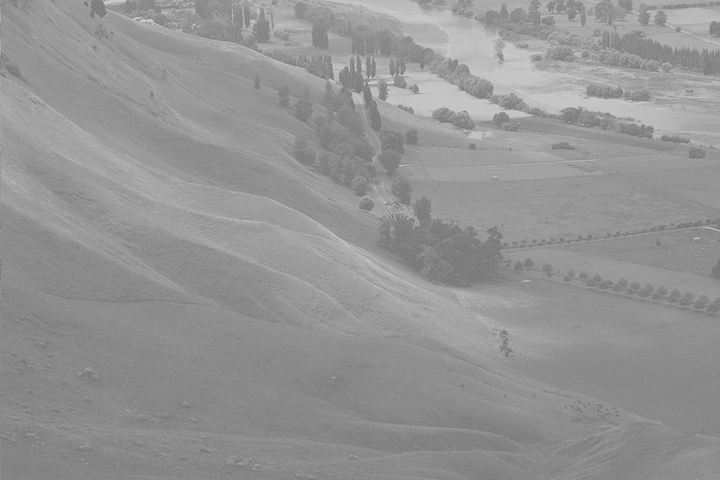
#> input picture 3주차/Hawkes.jpg, 720 x 480 px
$ python histogram_stretch.py
#> lines starting #> are read from the running program, lines starting #| are printed output that depends on the picture
import cv2
import numpy as np
import matplotlib.pyplot as plt
import sys

# 1. 이미지 읽기 (그레이스케일)
img = cv2.imread('Hawkes.jpg', 0)
#> img is the input picture: shape (480, 720); min 113, max 213, mean 148

if img is None:
    print("이미지를 찾을 수 없습니다. 파일명을 확인하세요: Hawkes.jpg")
    sys.exit()

# 2. 히스토그램 스트레칭 (Min-Max Stretching) 수행
# 공식: P_out = (P_in - min) * (255 / (max - min))
img_min = np.min(img)
#> img_min = 113
img_max = np.max(img)
#> img_max = 213

# 계산 시 데이터 타입에 주의 (float으로 계산 후 다시 uint8로 변환)
stretched = (img - img_min) * (255.0 / (img_max - img_min))
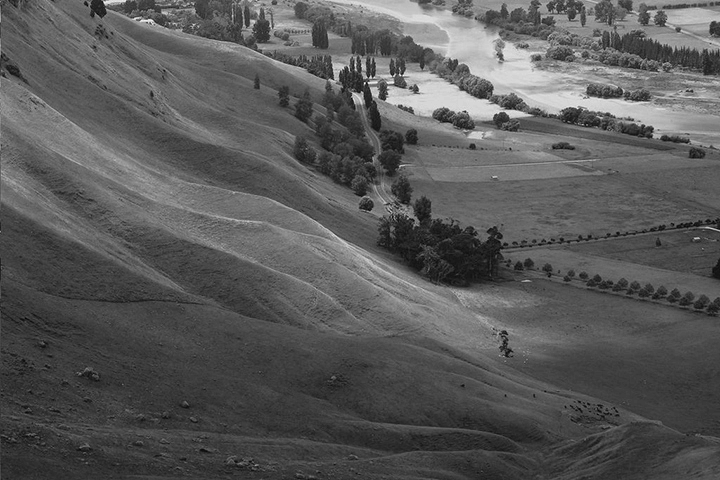
#> stretched: shape (480, 720) float64; min 0, max 255, mean 89.3
stretched = np.clip(stretched, 0, 255).astype(np.uint8)

# 3. 결과 시각화
plt.figure(figsize=(12, 7))

# 원본 이미지와 히스토그램
plt.subplot(221)
plt.title(f'Original (Min:{img_min}, Max:{img_max})')
plt.imshow(img, cmap='gray', vmin=0, vmax=255)
plt.axis('off')

plt.subplot(222)
plt.title('Original Histogram')
plt.hist(img.flatten(), 256, [0, 256], color='gray')

# 스트레칭 결과 이미지와 히스토그램
plt.subplot(223)
plt.title(f'Stretched (Min:{stretched.min()}, Max:{stretched.max()})')
plt.imshow(stretched, cmap='gray', vmin=0, vmax=255)
plt.axis('off')

plt.subplot(224)
plt.title('Stretched Histogram')
plt.hist(stretched.flatten(), 256, [0, 256], color='blue')

plt.tight_layout()
plt.show()
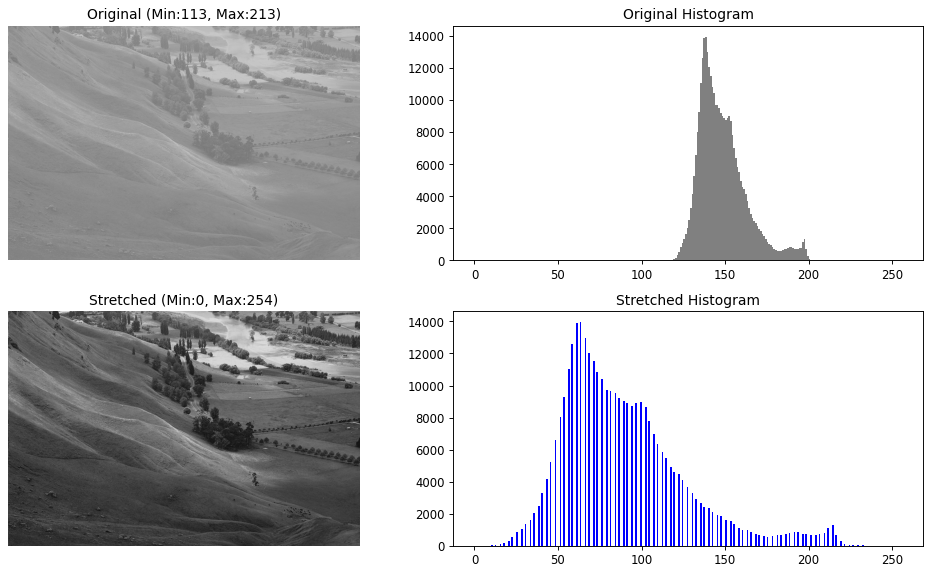
#> figure drawn by matplotlib, 4 panels; panel 2: tallest bar 13942 high, from x = 138 to 139; panel 4: tallest bar 13942 high, from x = 63 to 64

# OpenCV 창으로 결과 확인
cv2.imshow('Original vs Stretched', np.hstack((img, stretched)))
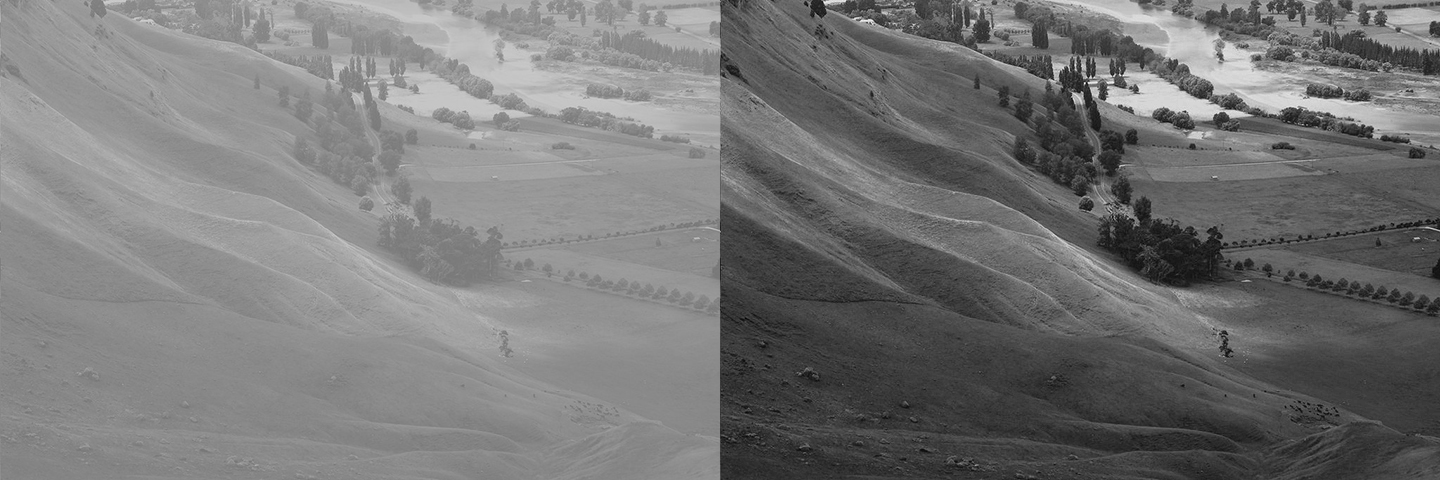
#> window 'Original vs Stretched': shape (480, 1440); min 0, max 254, mean 118.4
cv2.waitKey(0)
cv2.destroyAllWindows()
